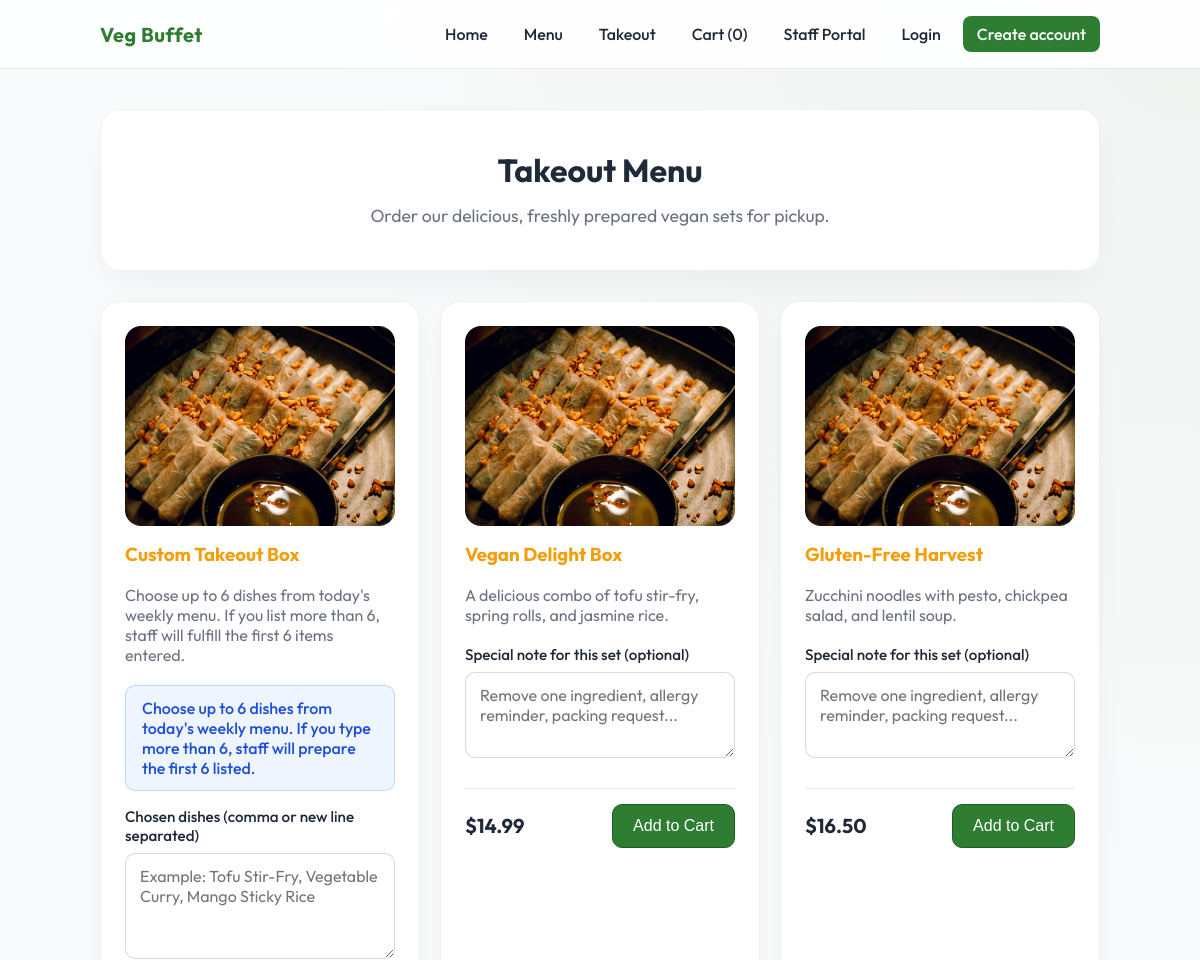
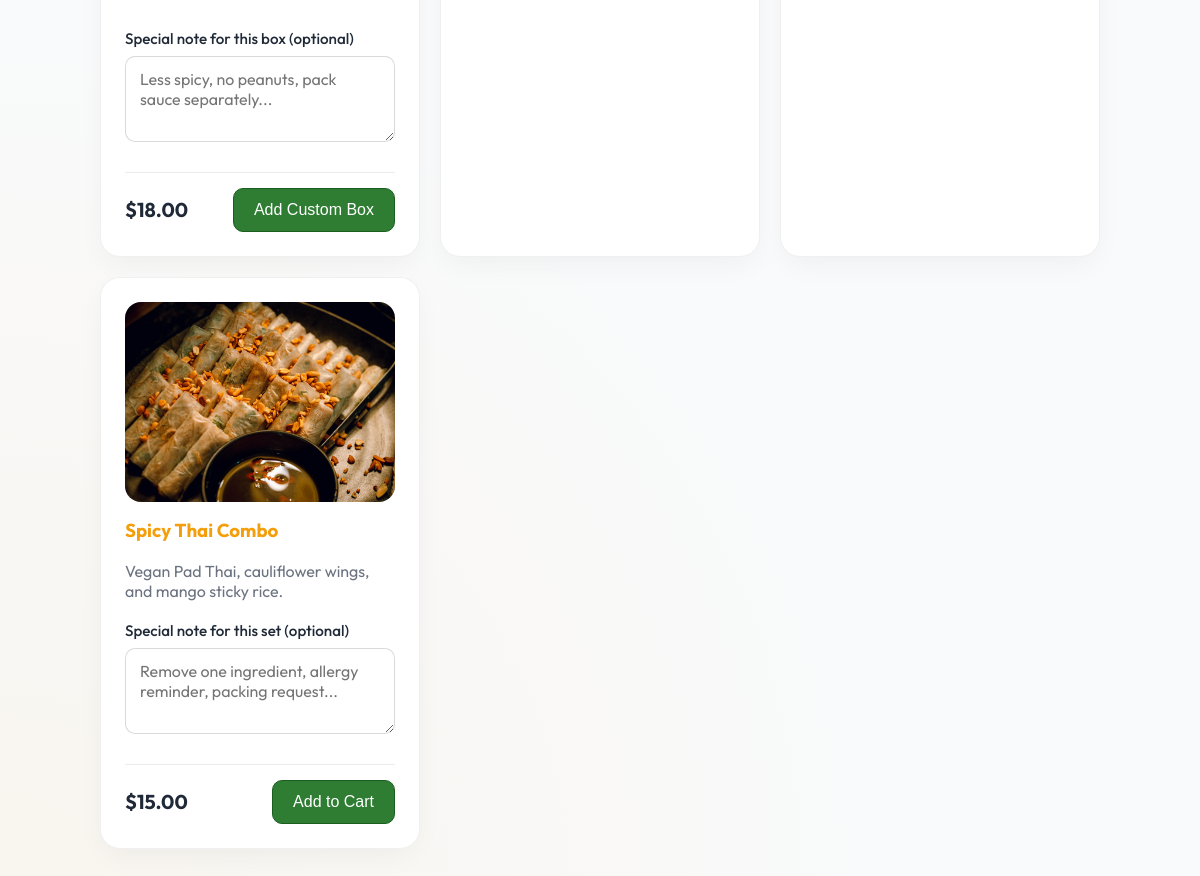
The app's page /takeout.php with its own data (2 pictures, top to bottom).
### tables this page shows
create table if not exists TakeoutSet (
  setId int not null auto_increment,
  setName varchar(255) not null,
  description varchar(1024) not null,
  price decimal(10,2) not null,
  imageUrl varchar(2048) null,
  isAvailable boolean not null,
  sortOrder int not null default 0,
  allowsCustomSelection boolean not null default 0,  
  selectionLimit int not null default 0,             
  primary key (setId),
  unique key uq_set_name (setName),
  key idx_set_available (isAvailable)
);

### web/lib/takeout_catalog.php (called while the page is built, shortened)
<?php
function fetch_all_takeout_sets(PDO $pdo, bool $visibleOnly = false): array {
  $sql = 'SELECT
            setId,
            setName,
            description,
            price,
            imageUrl,
            isAvailable,
            sortOrder,
            allowsCustomSelection,
            selectionLimit
          FROM TakeoutSet';
  if ($visibleOnly) {
    $sql .= ' WHERE isAvailable = 1';
  }
  $sql .= ' ORDER BY sortOrder ASC, setName ASC';
  return $pdo->query($sql)->fetchAll();
}

### web/takeout.php (the view, shortened to what this page needs)
<?php
require_once __DIR__ . '/lib/layout.php';
require_once __DIR__ . '/lib/takeout_catalog.php';
$pdo = db();
$sets = fetch_all_takeout_sets($pdo, true);
?>
<section class="hero hero-centered">
  <h1>Takeout Menu</h1>
  <p class="hero-copy-narrow" style="display: block; width: 100%; max-width: 600px; margin: 0 auto; text-align: center !important;">
    Order our delicious, freshly prepared vegan sets for pickup.
  </p>
</section>
<div class="card-grid-300">
  <?php foreach ($sets as $set): ?>
    <article class="card card-body-between takeout-card">
      <div>
        <div class="takeout-card-media">
          <?php if (!empty($set['imageUrl'])): ?>
            <img src="<?= h((string)$set['imageUrl']) ?>" alt="<?= h((string)$set['setName']) ?>" class="takeout-card-image" />
          <?php else: ?>
            <div class="takeout-card-empty">No image</div>
          <?php endif; ?>
        </div>
        <h3 class="card-title-accent"><?= h($set['setName']) ?></h3>
        <p class="card-copy-muted"><?= h($set['description']) ?></p>
        <?php if (!empty($set['allowsCustomSelection'])): ?>
          <div class="alert alert-info compact-alert">
            Choose up to <?= (int)$set['selectionLimit'] ?> dishes from today's weekly menu. If you type more than <?= (int)$set['selectionLimit'] ?>, staff will prepare the first <?= (int)$set['selectionLimit'] ?> listed.
          </div>
          <form method="post" action="/cart.php" class="takeout-add-form">
            <div class="field">
              <label>Chosen dishes (comma or new line separated)</label>
              <textarea name="selectedDishes" rows="4" required placeholder="Example: Tofu Stir-Fry, Vegetable Curry, Mango Sticky Rice"></textarea>
            </div>
            <div class="field">
              <label>Special note for this box (optional)</label>
              <textarea name="lineNotes" rows="3" placeholder="Less spicy, no peanuts, pack sauce separately..."></textarea>
            </div>
            <div class="card-footer-row">
              <span class="price-tag">$<?= h($set['price']) ?></span>
              <button class="btn btn-primary" type="submit">Add Custom Box</button>
            </div>
          </form>
        <?php else: ?>
          <form method="post" action="/cart.php" class="takeout-add-form">
            <div class="field">
              <label>Special note for this set (optional)</label>
              <textarea name="lineNotes" rows="3" placeholder="Remove one ingredient, allergy reminder, packing request..."></textarea>
            </div>
            <div class="card-footer-row">
              <span class="price-tag">$<?= h($set['price']) ?></span>
              <button class="btn btn-primary" type="submit">Add to Cart</button>
            </div>
          </form>
        <?php endif; ?>
      </div>
    </article>
  <?php endforeach; ?>
</div>

### web/assets/style.css (style rules this page uses)
:root { --primary: #2E7D32; --primary2: #1B5E20; --bg: #F9FAFB; --panel: #FFFFFF; --panel2: #F3F4F6; --text: #1F2937; --muted: #6B7280; --brand: var(--primary); --danger: #EF4444; --ok: #10B981; --ring: rgba(46, 125, 50, 0.4); --accent: #F59E0B; }
* { box-sizing: border-box; }
html, body { height: 100%; scroll-behavior: smooth; }
body { margin: 0; font-family: 'Outfit', sans-serif; color: var(--text); background: var(--bg); background-image: radial-gradient(circle at top right, rgba(46, 125, 50, 0.05) 0%, transparent 40%), radial-gradient(circle at bottom left, rgba(245, 158, 11, 0.05) 0%, transparent 40%); background-attachment: fixed; }
.card { background: var(--panel); border: 1px solid rgba(0,0,0,0.06); border-radius: 16px; padding: 24px; box-shadow: 0 10px 30px -5px rgba(0,0,0,0.05); transition: transform 0.2s, box-shadow 0.2s; }
.hero { padding: 40px 24px; border-radius: 20px; background: var(--panel); border: 1px solid rgba(0,0,0,0.06); box-shadow: 0 20px 40px -10px rgba(0,0,0,0.05); }
.hero h1 { margin: 0 0 12px; font-size: 32px; color: var(--text); }
.hero p { margin: 0; color: var(--muted); line-height: 1.6; font-size: 1.1rem; }
.field { display: grid; gap: 8px; margin-bottom: 16px; }
label { color: var(--text); font-size: 0.95rem; font-weight: 500; }
input, select, textarea { width: 100%; padding: 12px 14px; border-radius: 10px; border: 1px solid rgba(0,0,0,0.15); background: #FFF; color: var(--text); font-family: inherit; font-size: 1rem; outline: none; transition: border-color 0.2s, box-shadow 0.2s; }
textarea { resize: vertical; min-height: 110px; }
.btn { display: inline-flex; align-items: center; justify-content: center; padding: 12px 20px; border-radius: 10px; border: 1px solid rgba(0,0,0,0.1); background: var(--panel2); color: var(--text); font-weight: 500; cursor: pointer; transition: all 0.2s; font-size: 1rem; }
.btn-primary { background: var(--primary); border-color: var(--primary2); color: white; }
.alert { padding: 12px 16px; border-radius: 10px; border: 1px solid rgba(0,0,0,0.08); background: white; margin-bottom: 16px; font-weight: 500; }
.alert-info { border-color: rgba(59,130,246,0.25); background: rgba(59,130,246,0.08); color: #1D4ED8; }
.hero-centered { text-align: center; }
.hero-centered p, .hero-centered h1 { text-align: center; }
.hero-copy-narrow { display: block; width: 100%; max-width: 600px; margin: 0 auto; text-align: center !important; }
.card-grid-300 { display: grid; grid-template-columns: repeat(auto-fill, minmax(300px, 1fr)); gap: 20px; margin-top: 30px; }
.card-body-between { display: flex; flex-direction: column; justify-content: space-between; }
.card-title-accent { margin-top: 0; color: var(--accent); }
.card-copy-muted { color: var(--muted); margin-bottom: 20px; }
.card-footer-row { display: flex; justify-content: space-between; align-items: center; gap: 12px; border-top: 1px solid rgba(0,0,0,0.08); padding-top: 15px; }
.price-tag { font-size: 1.25rem; font-weight: 700; }
.takeout-card { gap: 18px; border-radius: 20px; }
.takeout-card-media { height: 200px; border-radius: 16px; overflow: hidden; background: rgba(0,0,0,0.04); margin-bottom: 16px; }
.takeout-card-image { display: block; width: 100%; height: 100%; object-fit: cover; object-position: center; }
.takeout-add-form { display: grid; gap: 14px; }
.takeout-add-form textarea { min-height: 82px; }
.compact-alert { margin-top: 0; margin-bottom: 16px; }

### records on screen
takeoutset: imageUrl (picture), setName "Custom Takeout Box", description "Choose up to 6 dishes from today's weekly menu. If you list more than 6, staff will fulfill the first 6 items entered.", selectionLimit "6", price "18.00"
takeoutset: imageUrl (picture), setName "Vegan Delight Box", description "A delicious combo of tofu stir-fry, spring rolls, and jasmine rice.", price "14.99"
takeoutset: imageUrl (picture), setName "Gluten-Free Harvest", description "Zucchini noodles with pesto, chickpea salad, and lentil soup.", price "16.50"
takeoutset: imageUrl (picture), setName "Spicy Thai Combo", description "Vegan Pad Thai, cauliflower wings, and mango sticky rice.", price "15.00"

### other values on screen
$cartCount "0"
